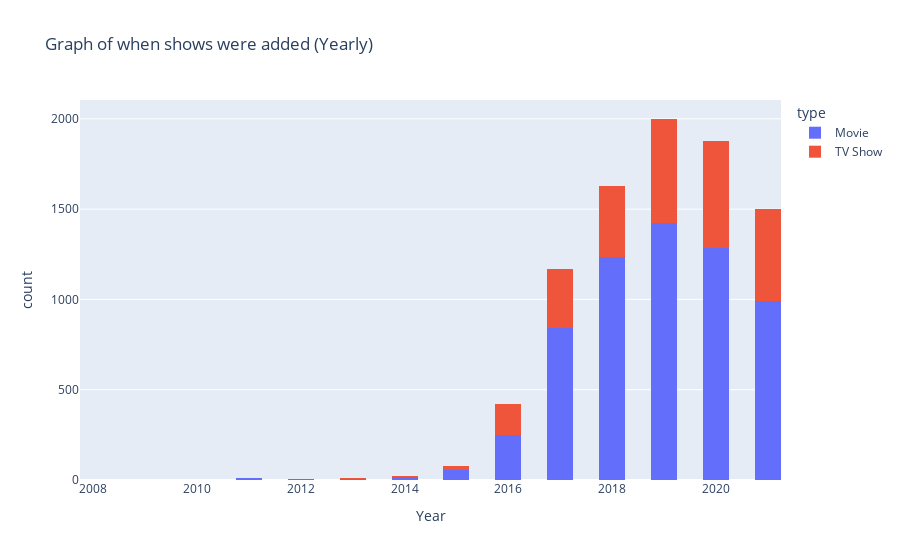

This figure's notebook cell:
### Code cell
#plotting a graph on basis of which year it was added in
df_date_added['date_added_year'] = pd.to_datetime(df_date_added['date_added']).dt.year 
plt.histogram(df_date_added, x='date_added_year', title='Graph of when shows were added (Yearly)', nbins=28, color='type', labels={"date_added_year":"Year"})

### Figure 1 — Plotly figure (JSON) as saved in the notebook; plotly's stock layout.template omitted (floating-point values rounded to 4 significant figures; data arrays with more than 128 entries replaced by an {"elided": "..."} marker saying what was removed)
{"data": [{"alignmentgroup": "True", "bingroup": "x", "hovertemplate": "type=Movie<br>Year=%{x}<br>count=%{y}<extra></extra>", "legendgroup": "Movie", "marker": {"color": "#636efa", "pattern": {"shape": ""}}, "name": "Movie", "nbinsx": 28, "offsetgroup": "Movie", "orientation": "v", "showlegend": true, "type": "histogram", "x": {"elided": "6126 int values"}, "xaxis": "x", "yaxis": "y"}, {"alignmentgroup": "True", "bingroup": "x", "hovertemplate": "type=TV Show<br>Year=%{x}<br>count=%{y}<extra></extra>", "legendgroup": "TV Show", "marker": {"color": "#EF553B", "pattern": {"shape": ""}}, "name": "TV Show", "nbinsx": 28, "offsetgroup": "TV Show", "orientation": "v", "showlegend": true, "type": "histogram", "x": {"elided": "2597 int values"}, "xaxis": "x", "yaxis": "y"}], "layout": {"barmode": "relative", "legend": {"title": {"text": "type"}, "tracegroupgap": 0}, "title": {"text": "Graph of when shows were added (Yearly)"}, "xaxis": {"anchor": "y", "domain": [0, 1], "title": {"text": "Year"}}, "yaxis": {"anchor": "x", "domain": [0, 1], "title": {"text": "count"}}}}
